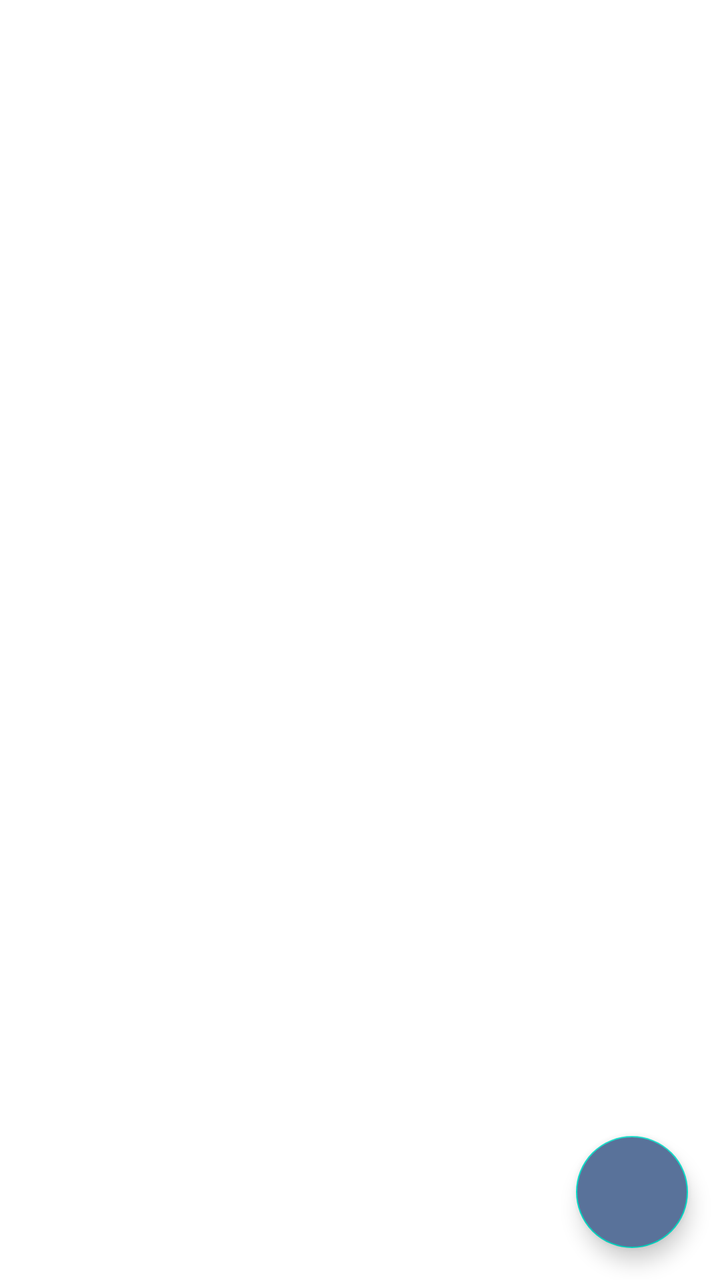
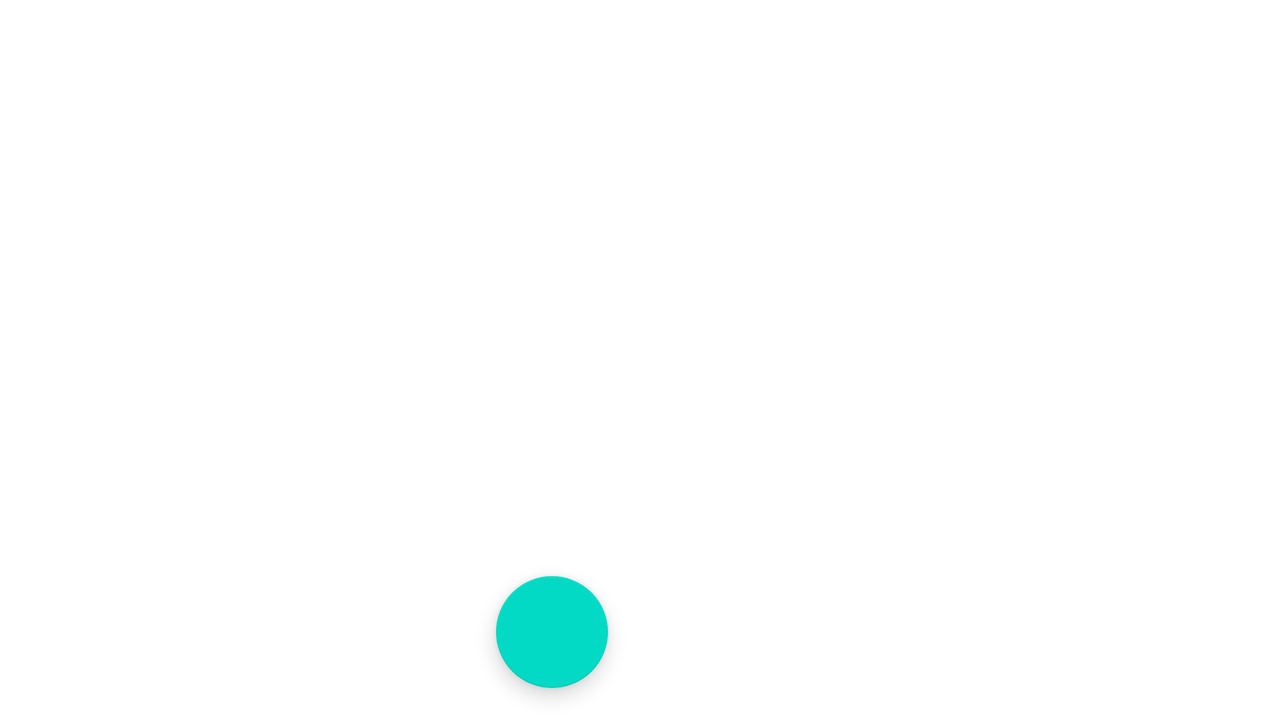

An Android layout and its configuration variant, each rendered on a device that would load it. The default file and the variant file are quoted in full after the pictures.
<!-- AndroidManifest.xml: application theme Theme.ShoppingList -->
<!-- res/layout/activity_main.xml -->
<?xml version="1.0" encoding="utf-8"?>
<androidx.constraintlayout.widget.ConstraintLayout xmlns:android="http://schemas.android.com/apk/res/android"
    xmlns:app="http://schemas.android.com/apk/res-auto"
    xmlns:tools="http://schemas.android.com/tools"
    android:layout_width="match_parent"
    android:layout_height="match_parent"
    tools:context=".presentation.MainActivity">

    <androidx.recyclerview.widget.RecyclerView
        android:id="@+id/rv_shop_list"
        android:layout_width="0dp"
        android:layout_height="0dp"
        app:layout_constraintBottom_toBottomOf="parent"
        app:layout_constraintEnd_toEndOf="parent"
        app:layout_constraintStart_toStartOf="parent"
        app:layout_constraintTop_toTopOf="parent"
        app:layoutManager="androidx.recyclerview.widget.LinearLayoutManager"
        tools:listitem="@layout/item_shop_enabled"/>

    <com.google.android.material.floatingactionbutton.FloatingActionButton
        android:id="@+id/button_add_shop_item"
        android:layout_width="wrap_content"
        android:layout_height="wrap_content"
        android:layout_marginEnd="16dp"
        android:layout_marginBottom="16dp"
        android:clickable="true"
        android:contentDescription="@string/add_shop_item_content_description"
        android:focusable="true"
        android:backgroundTint="@color/blue"
        app:layout_constraintBottom_toBottomOf="parent"
        app:layout_constraintEnd_toEndOf="parent"
        app:srcCompat="@drawable/ic_add" />

</androidx.constraintlayout.widget.ConstraintLayout>
<!-- res/layout/item_shop_enabled.xml (included above) -->
<?xml version="1.0" encoding="utf-8"?>
<androidx.cardview.widget.CardView xmlns:android="http://schemas.android.com/apk/res/android"
    xmlns:app="http://schemas.android.com/apk/res-auto"
    xmlns:tools="http://schemas.android.com/tools"
    android:layout_width="match_parent"
    android:layout_height="wrap_content"
    android:layout_marginStart="8dp"
    android:layout_marginTop="4dp"
    android:layout_marginEnd="8dp"
    android:layout_marginBottom="4dp"
    app:cardCornerRadius="4dp"
    app:cardElevation="4dp"
    app:cardUseCompatPadding="true">

    <LinearLayout
        android:layout_width="match_parent"
        android:layout_height="wrap_content"
        android:background="@color/dust_pink"
        android:orientation="horizontal"
        android:padding="16dp">

        <TextView
            android:id="@+id/tv_name"
            android:layout_width="0dp"
            android:layout_height="wrap_content"
            android:layout_weight="1"
            android:textColor="@color/white"
            android:textSize="16sp"
            android:textStyle="bold"
            tools:text="Салфетки" />

        <TextView
            android:id="@+id/tv_count"
            android:layout_width="wrap_content"
            android:layout_height="wrap_content"
            android:textColor="@color/white"
            android:textSize="16sp"
            android:textStyle="bold"
            tools:text="1" />

    </LinearLayout>

</androidx.cardview.widget.CardView>
<!-- resources referenced by this layout -->
<resources>
  <color name="blue">#59729A</color>
  <color name="dust_pink">#9E6D7B</color>
  <color name="white">#FFFFFFFF</color>
  <string name="add_shop_item_content_description">Add new shop item</string>
  <style name="Theme.ShoppingList" parent="Theme.MaterialComponents.DayNight.DarkActionBar">
          
          <item name="colorPrimary">@color/blue</item>
          <item name="colorPrimaryVariant">@color/violet_blue</item>
          <item name="colorOnPrimary">@color/white</item>
          
          <item name="colorSecondary">@color/teal_200</item>
          <item name="colorSecondaryVariant">@color/teal_700</item>
          <item name="colorOnSecondary">@color/black</item>
          
          <item name="android:statusBarColor">?attr/colorPrimaryVariant</item>
          
      </style>
  <color name="violet_blue">#31466B</color>
  <color name="teal_200">#FF03DAC5</color>
  <color name="teal_700">#FF018786</color>
  <color name="black">#FF000000</color>
</resources>
<!-- res/layout-land/activity_main.xml (the repository's variant of the layout above) -->
<!-- drawn on the phone turned sideways -->
<?xml version="1.0" encoding="utf-8"?>
<androidx.constraintlayout.widget.ConstraintLayout xmlns:android="http://schemas.android.com/apk/res/android"
    xmlns:app="http://schemas.android.com/apk/res-auto"
    xmlns:tools="http://schemas.android.com/tools"
    android:layout_width="match_parent"
    android:layout_height="match_parent"
    tools:context=".presentation.MainActivity">

    <androidx.recyclerview.widget.RecyclerView
        android:id="@+id/rv_shop_list"
        android:layout_width="0dp"
        android:layout_height="0dp"
        app:layout_constraintBottom_toBottomOf="parent"
        app:layout_constraintEnd_toEndOf="@id/guideline_middle"
        app:layout_constraintStart_toStartOf="parent"
        app:layout_constraintTop_toTopOf="parent"
        app:layoutManager="androidx.recyclerview.widget.LinearLayoutManager"
        tools:listitem="@layout/item_shop_enabled"/>

    <com.google.android.material.floatingactionbutton.FloatingActionButton
        android:id="@+id/button_add_shop_item"
        android:layout_width="wrap_content"
        android:layout_height="wrap_content"
        android:layout_marginEnd="16dp"
        android:layout_marginBottom="16dp"
        android:clickable="true"
        android:contentDescription="@string/add_shop_item_content_description"
        android:focusable="true"
        app:layout_constraintBottom_toBottomOf="parent"
        app:layout_constraintEnd_toEndOf="@id/guideline_middle"
        app:srcCompat="@drawable/ic_add" />

    <androidx.constraintlayout.widget.Guideline
        android:id="@+id/guideline_middle"
        android:layout_width="wrap_content"
        android:layout_height="wrap_content"
        android:orientation="vertical"
        app:layout_constraintEnd_toEndOf="parent"
        app:layout_constraintGuide_percent="0.5"
        app:layout_constraintStart_toStartOf="parent" />

    <androidx.fragment.app.FragmentContainerView
        android:id="@+id/shop_item_container"
        android:layout_width="0dp"
        android:layout_height="match_parent"
        app:layout_constraintStart_toStartOf="@+id/guideline_middle"
        app:layout_constraintEnd_toEndOf="parent"/>

</androidx.constraintlayout.widget.ConstraintLayout>
<!-- resources referenced by the variant -->
<!-- as the phone turned sideways resolves them -->
<resources>
  <color name="dust_pink">#9E6D7B</color>
  <color name="white">#FFFFFFFF</color>
  <string name="add_shop_item_content_description">Add new shop item</string>
  <style name="Theme.ShoppingList" parent="Theme.MaterialComponents.DayNight.DarkActionBar">
          
          <item name="colorPrimary">@color/blue</item>
          <item name="colorPrimaryVariant">@color/violet_blue</item>
          <item name="colorOnPrimary">@color/white</item>
          
          <item name="colorSecondary">@color/teal_200</item>
          <item name="colorSecondaryVariant">@color/teal_700</item>
          <item name="colorOnSecondary">@color/black</item>
          
          <item name="android:statusBarColor">?attr/colorPrimaryVariant</item>
          
      </style>
  <color name="blue">#59729A</color>
  <color name="violet_blue">#31466B</color>
  <color name="teal_200">#FF03DAC5</color>
  <color name="teal_700">#FF018786</color>
  <color name="black">#FF000000</color>
</resources>
